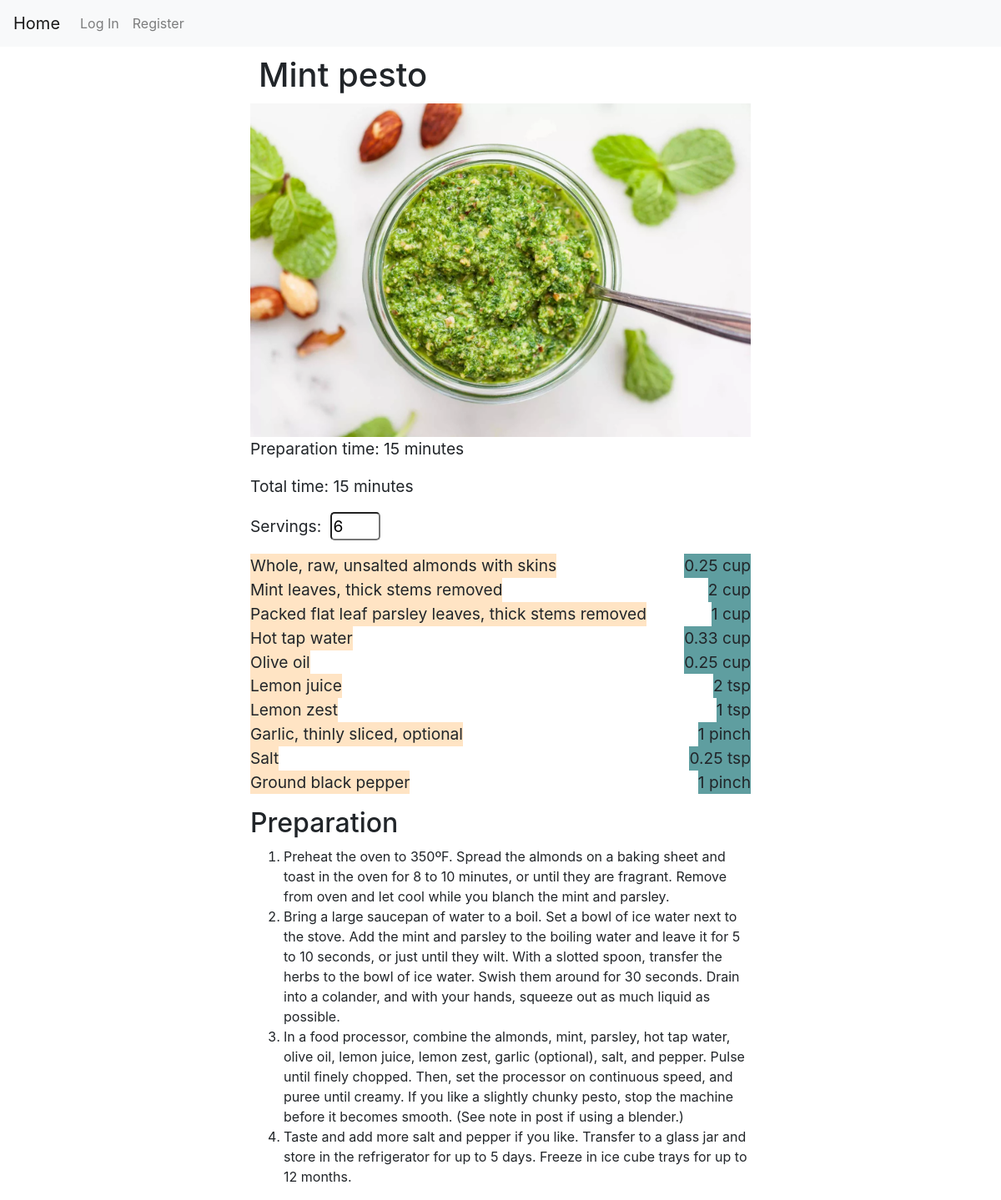
/recipe/1, run on the app's committed database.
### recipes/models.py (models this page shows, shortened)
class Recipe(models.Model):
    uploader = models.ForeignKey(
        User, on_delete=models.CASCADE, related_name="recipes")
    title = models.CharField(max_length=100)
    image = models.ImageField(upload_to="recipe-images", blank=True, null=True)
    preparation = models.CharField(max_length=5000)
    upload_date = models.DateTimeField(auto_now_add=True)
    prep_time = models.IntegerField(blank=True, null=True)
    total_time = models.IntegerField(blank=True, null=True)
    servings = models.IntegerField(blank=True, null=True)
    favorites = models.ManyToManyField(User, related_name="favorite_recipes")

class Ingredient(models.Model):
    recipe = models.ForeignKey(
        Recipe, on_delete=models.CASCADE, related_name="ingredients")
    name = models.CharField(max_length=40)
    quantity = models.CharField(max_length=40)

### recipes/views.py (the view)
# urls.py: path("recipe/<int:recipe_id>", views.recipe_site, name="recipe_site"),
def recipe_site(request, recipe_id):
    recipe = Recipe.objects.get(pk=recipe_id)
    steps = recipe.preparation.split("-step-")[1:]
    return render(request, "recipes/recipe.html", {
        "recipe": recipe,
        "steps": steps
    })

### recipes/templates/recipes/recipe.html (shortened to what this page needs)
{% extends "recipes/layout.html" %}
{% load static %}
{% block body %}
<div id="recipe-main-container">
    <div>
        <div id="recipe-top-container">
            <h1>{{ recipe.title }}</h1>
            {% if recipe.image %}
            <img src="{{ recipe.image.url }}" alt="{{ recipe.image.name }}">
            {% endif %}
            <p>Preparation time: {{ recipe.prep_time }} minutes</p>
            <p>Total time: {{ recipe.total_time }} minutes</p>
            <p>Servings: <input id="servings" type="number" min="1" max="999" value="{{ recipe.servings }}"></p>
            <ul id="recipe-ingredients">
                {% for ingredient in recipe.ingredients.all %}
                <li>
                    <div class="recipe-ingredient-name">{{ ingredient.name }}</div>
                    <div class="recipe-quantity">{{ ingredient.quantity }}</div>
                </li>
                {% endfor %}
            </ul>
        </div>
        <div>
            <h2>Preparation</h2>
            {% if steps|length == 0 %}
            <p>{{recipe.preparation}}</p>
            {% else %}
            <ol>
                {% for step in steps %}
                <li>{{ step }}</li>
                {% endfor %}
            </ol>
            {% endif %}
        </div>
    </div>
</div>
{% endblock %}

### recipes/static/recipes/styles.css (style rules this page uses)
h1 { margin: 10px; }
input { border-radius: 5px; margin: 0 5px; }
input[type=number] { width: 60px; }
ul li { list-style: none; }
.recipe-ingredient-name { background-color: bisque; }
.recipe-quantity { background-color: cadetblue; }
#recipe-ingredients { padding: 0; }
#recipe-ingredients li { display: flex; font-size: 1.2rem; justify-content: space-between; }
#recipe-main-container { display: flex; justify-content: center; width: 100%; }
#recipe-main-container>div { align-items: center; display: flex; flex-direction: column; min-width: 600px; width: 40%; }
#recipe-top-container img { max-height: 100%; max-width: 100%; }
#recipe-top-container p { font-size: 1.2rem; }

### data on the page
Recipe: title "Mint pesto", image (picture), prep_time "15", total_time "15", servings "6"
Ingredient: name "Whole, raw, unsalted almonds with skins", quantity "0.25 cup"
Ingredient: name "Mint leaves, thick stems removed", quantity "2 cup"
Ingredient: name "Packed flat leaf parsley leaves, thick stems removed", quantity "1 cup"
Ingredient: name "Hot tap water", quantity "0.33 cup"
Ingredient: name "Olive oil", quantity "0.25 cup"
Ingredient: name "Lemon juice", quantity "2 tsp"
Ingredient: name "Lemon zest", quantity "1 tsp"
Ingredient: name "Garlic, thinly sliced, optional", quantity "1 pinch"
Ingredient: name "Salt", quantity "0.25 tsp"
Ingredient: name "Ground black pepper", quantity "1 pinch"

### other printed values
{{ step }} "Taste and add more salt and pepper if you like. Transfer to a glass jar and store in the refrigerator for up to 5 days. Freeze in ice cube trays for up to 12 months."
